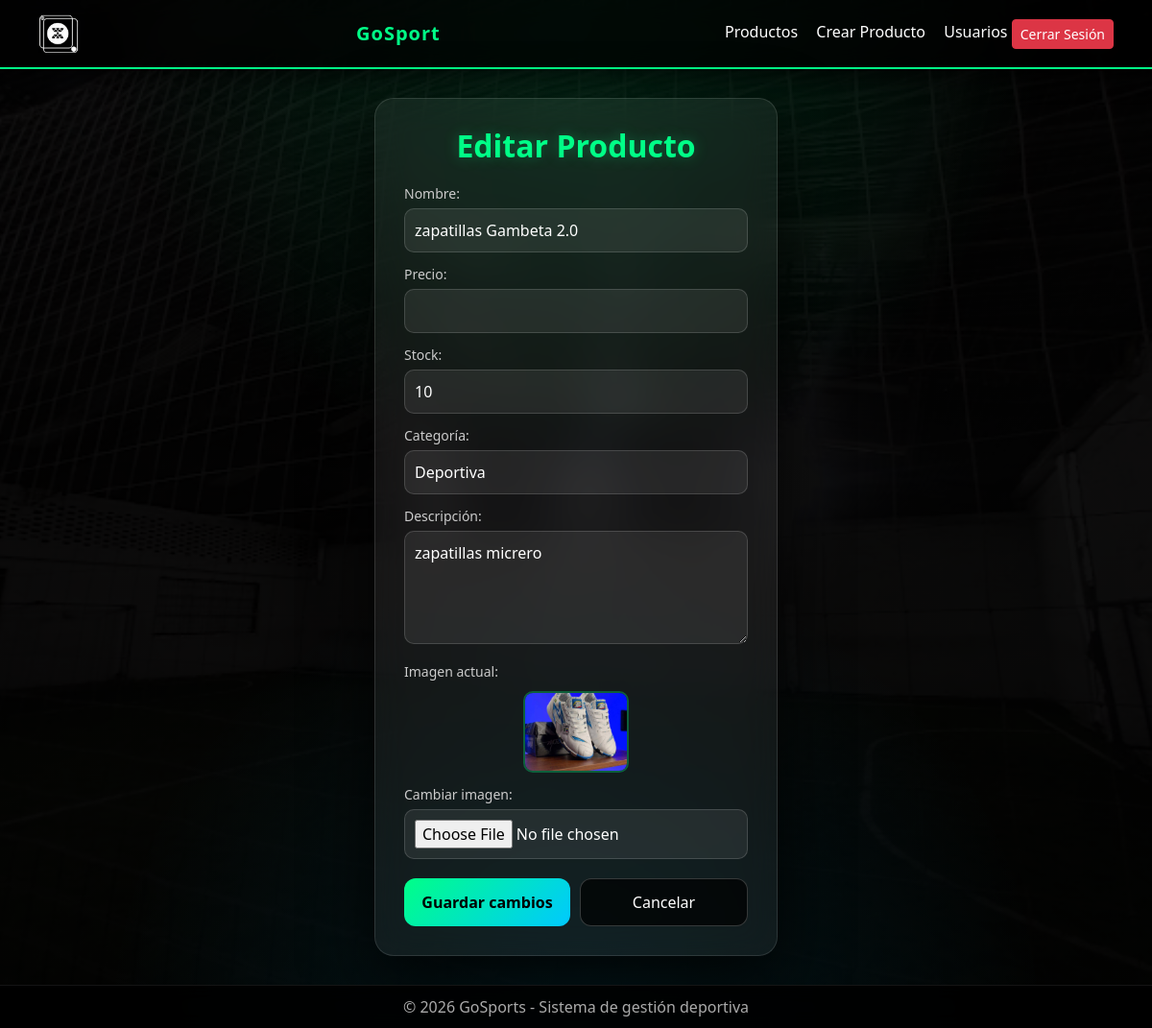
/productos/editar/1/ (signed in), run on the app's committed database.
### productos/models.py (models this page shows, shortened)
class Producto(models.Model):
    nombre = models.CharField(max_length=100)
    precio = models.FloatField()
    stock = models.IntegerField()
    categoria = models.CharField(max_length=100, default='General')
    descripcion = models.TextField(blank=True, null=True)
    imagen = models.ImageField(upload_to='productos/', null=True, blank=True)

### productos/views.py (the view, shortened to what this page needs)
# urls.py: path('editar/<int:id>/', views.editar_producto, name='editar_producto'),
@login_required
def editar_producto(request, id):
    if not (request.user.is_superuser or request.user.is_staff):
        messages.error(request, 'No tienes permiso para editar productos ❌')
        return redirect('reservas:home')
    producto = get_object_or_404(Producto, id=id)
    return render(request, 'productos/editar.html', {'producto': producto})

### productos/templates/productos/editar.html (shortened to what this page needs)
{% load static %}
<!DOCTYPE html>
<html lang="es">
<head>
    <link href="https://cdn.jsdelivr.net/npm/bootstrap@5.3.0/dist/css/bootstrap.min.css" rel="stylesheet">
    <link rel="stylesheet" href="{% static 'css/editar_productos.css' %}">
</head>
<body>
    <nav class="navbar">
        <img src="{% static 'img/icono.jpg' %}" class="me-2" style="height:40px;">
        <div class="logo">GoSport</div>
        <div class="nav-links">
            <a href="{% url 'productos:lista_productos' %}">Productos</a>
            <a href="{% url 'productos:crear_producto' %}">Crear Producto</a>
            {% if request.user.is_superuser %}
            <a href="{% url 'usuarios:lista_usuarios' %}">Usuarios</a>
            {% endif %}
            <form method="post" action="{% url 'auth:logout' %}" style="display:inline;">
                <button type="submit" class="btn btn-danger btn-sm">
                    Cerrar Sesión
                </button>
            </form>
        </div>
    </nav>
    <div class="container">
        <div class="card-form">
            <h2>Editar Producto</h2>
            <form method="POST" enctype="multipart/form-data">
                <label>Nombre:</label>
                <input type="text" name="nombre" value="{{ producto.nombre }}" required>
                <label>Precio:</label>
                <input type="number" name="precio" step="0.01" value="{{ producto.precio }}" required>
                <label>Stock:</label>
                <input type="number" name="stock" min="0" value="{{ producto.stock }}" required>
                <label>Categoría:</label>
                <input type="text" name="categoria" value="{{ producto.categoria }}" required>
                <label>Descripción:</label>
                <textarea name="descripcion" rows="4">{{ producto.descripcion }}</textarea>
                <label>Imagen actual:</label>
                <div class="preview-img">
                    {% if producto.imagen %}
                        <img src="{{ producto.imagen.url }}">
                    {% else %}
                        <span>Sin imagen</span>
                    {% endif %}
                </div>
                <label>Cambiar imagen:</label>
                <input type="file" name="imagen" accept="image/*">
                <div class="acciones">
                    <button type="submit" class="btn-submit">Guardar cambios</button>
                    <a href="{% url 'productos:lista_productos' %}" class="btn-cancelar">Cancelar</a>
                </div>
            </form>
        </div>
    </div>
    <footer class="footer">
        © 2026 GoSports - Sistema de gestión deportiva
    </footer>
</body>
</html>

### static/css/editar_productos.css (style rules this page uses)
html, body { margin: 0; padding: 0; height: 100%; font-family: "Segoe UI", Arial, sans-serif; display: flex; flex-direction: column; background: radial-gradient(circle at top, rgba(0,255,135,0.15), transparent 40%), radial-gradient(circle at bottom, rgba(0,201,255,0.10), transparent 40%), linear-gradient(rgba(0,0,0,0.92), rgba(0,0,0,0.96)), url('/static/img/cancha.jpg'); background-size: cover; background-position: center; background-attachment: fixed; color: #fff; }
.navbar { background: rgba(0,0,0,0.75); backdrop-filter: blur(12px); padding: 15px 40px; display: flex; justify-content: space-between; align-items: center; border-bottom: 2px solid #00ff87; box-shadow: 0 8px 25px rgba(0,0,0,0.6); }
.logo { font-weight: 900; font-size: 20px; color: #00ff87; letter-spacing: 1px; }
.nav-links a { color: #fff; margin-left: 15px; text-decoration: none; transition: 0.3s; }
.container { width: 90%; max-width: 1200px; margin: 30px auto; flex: 1 0 auto; display: flex; justify-content: center; align-items: center; }
.card-form { background: rgba(255,255,255,0.06); backdrop-filter: blur(18px); padding: 30px; border-radius: 20px; width: 420px; border: 1px solid rgba(255,255,255,0.12); box-shadow: 0 25px 70px rgba(0,0,0,0.8); transition: 0.3s; }
.card-form h2 { text-align: center; margin-bottom: 20px; color: #00ff87; font-weight: 900; text-shadow: 0 0 15px rgba(0,255,135,0.3); }
.card-form label { margin-top: 12px; display: block; font-size: 14px; color: #ccc; }
.card-form input, .card-form textarea { width: 100%; padding: 10px; margin-top: 5px; border-radius: 10px; border: 1px solid rgba(255,255,255,0.15); background: rgba(255,255,255,0.08); color: #fff; transition: 0.3s; }
.preview-img { margin-top: 10px; margin-bottom: 10px; text-align: center; }
.preview-img img { width: 110px; height: 85px; object-fit: cover; border-radius: 10px; border: 2px solid rgba(0,255,135,0.3); transition: 0.3s; }
.acciones { margin-top: 20px; display: flex; gap: 10px; }
.btn-submit { flex: 1; padding: 12px; background: linear-gradient(135deg, #00ff87, #00c9ff); color: #000; border: none; border-radius: 12px; font-weight: 900; cursor: pointer; transition: 0.3s; }
.btn-cancelar { flex: 1; padding: 12px; background: rgba(0,0,0,0.7); color: #fff; text-align: center; border-radius: 12px; text-decoration: none; border: 1px solid rgba(255,255,255,0.2); transition: 0.3s; }
.footer { background: rgba(0,0,0,0.85); backdrop-filter: blur(10px); color: #aaa; text-align: center; padding: 10px; margin-top: auto; border-top: 1px solid rgba(255,255,255,0.08); }

### data on the page
Producto: nombre "zapatillas Gambeta 2.0", stock "10", categoria "Deportiva", descripcion "zapatillas micrero", imagen (picture)
